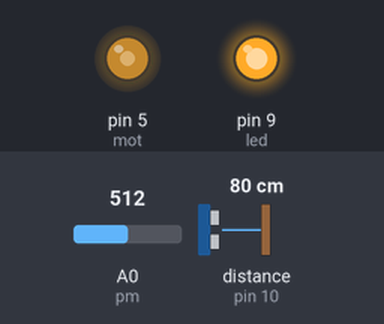
A sketch run on a simulated Arduino Uno, built with avr-gcc and run on an emulated ATmega328P. Shown: output pins drawn as LEDs (lit = HIGH). Wiring (inferred from the names in the program): ultrasonic range finder: trigger pin 11; echo pin 10. The inputs (shaded band) are chosen by the test bench; at power-on: distance to the obstacle (sensor on pin 10) 80 cm, A0 (pm) = 512. The echo pulse lasts 58.3 µs per cm; pins used as bus, display or sensor lines are not drawn; what the sketch prints to the serial monitor is not drawn.

Above: at 1.2 s.
1.3 s: distance to the obstacle (sensor on pin 10) set to 45 cm
2.8 s: distance to the obstacle (sensor on pin 10) set to 38 cm
At 3.9 s:
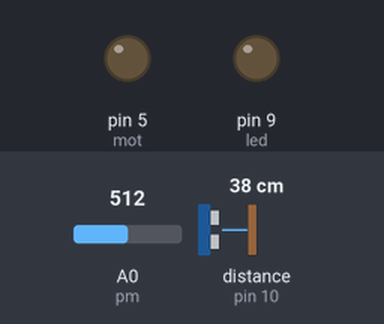
4.3 s: distance to the obstacle (sensor on pin 10) set to 60 cm
At 4.9 s:
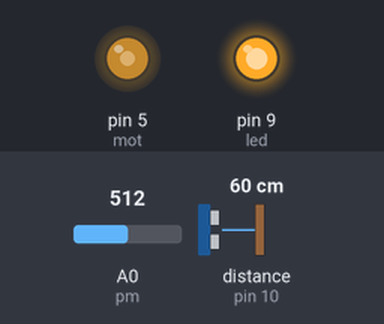
5.8 s: A0 (pm) set to 716
At 7.0 s:
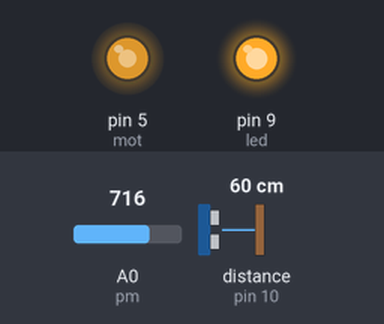
7.3 s: A0 (pm) set to 900
At 8.2 s:
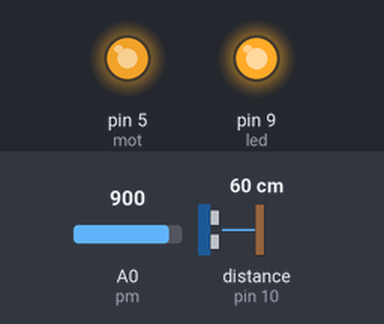
8.8 s: A0 (pm) set to 0
At 9.5 s:
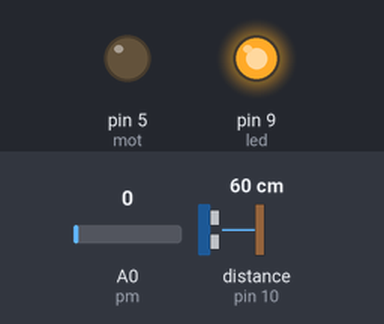
Timing chart, 0 to 11.3 s (numbered marks = the images above; inputs shaded):
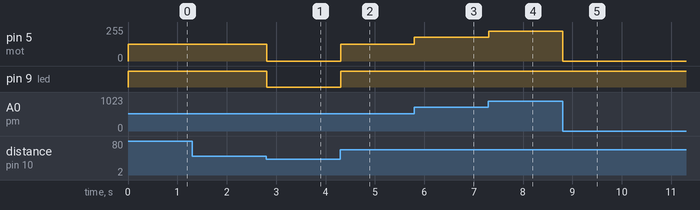

The sketch:

distance_using_potentiometer_and_ultra_sensor.ino
```cpp
// C++ code
//
int pm = A0;
int mot=5;
int led=9;
int value=0;
const int tric =11;
const int echo =10;
long duration=0;
int distance;
  void setup()
{
  pinMode(pm,INPUT);
  pinMode(led,OUTPUT);
  pinMode(mot,OUTPUT);
  pinMode(tric,OUTPUT);
  pinMode(echo,INPUT);
    Serial.begin(9600);
  }
void loop()
{
  digitalWrite(tric,LOW);
  delayMicroseconds(2);
  digitalWrite(tric,HIGH);
  delayMicroseconds(10);
  digitalWrite(tric,LOW);
  duration=pulseIn(echo,HIGH);
  distance=duration*0.034/2;

   value= analogRead(pm);
  // Serial.print("value:");
   //Serial.println(value);
  Serial.println(distance);
   //out = map(value,0,1023,0,255);
  if(distance>40)
  {
   digitalWrite(led,HIGH);
   analogWrite(mot,map(value,0,1023,0,255));
  }
  else if(distance<40)
  {
    digitalWrite(led,LOW);
    digitalWrite(mot,LOW);
  }
}
```

Measured:
- the behaviour switches between 41 and 40 cm on distance to the obstacle (sensor on pin 10) (found by bisection; images 0 and 1)
- after the input at 2.8 s, pin 5 (mot): 127/255 → 0/255 at once; pin 9 (led): HIGH → LOW at once
- after the input at 4.3 s, pin 5 (mot): 0/255 → 127/255 at once; pin 9 (led): LOW → HIGH at once
- after the input at 5.8 s, pin 5 (mot): 127/255 → 178/255 at once
- after the input at 7.3 s, pin 5 (mot): 178/255 → 224/255 at once
- after the input at 8.8 s, pin 5 (mot): 224/255 → 0/255 at once
